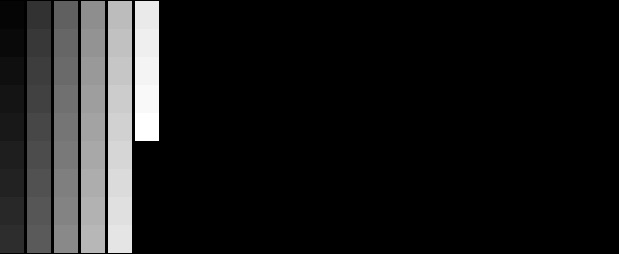
#> input picture files/CMYK_reference.jpg, 619 x 254 px, found by its file name
$ python LUT.py
#> lines starting #> are read from the running program, lines starting #| are printed output that depends on the picture
import argparse
import cv2
import numpy as np
import matplotlib.pyplot as plt

# data to be plotted

image1=cv2.imread('/home/srikar/OpenCV/CMYK_reference.jpg') #reference
#> image1 is the input picture: shape (254, 619, 3); min 0, max 255, mean 27.7
image2=cv2.imread('/home/srikar/OpenCV/CMYK_incoming.jpg') #incoming
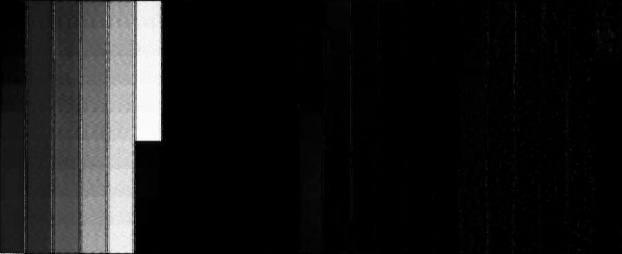
#> input picture files/CMYK_incoming.jpg, 622 x 254 px, found by its file name
#> image2 is the input picture: shape (254, 622, 3); min 0, max 255, mean 23.8


height=image1.shape[0]
#> height = 254
width =image1.shape[1]
#> width = 619
print(height," ",width)
#| 254   619
down_points = (width,height)
#> down_points = (619, 254)
image2 = cv2.resize(image2,down_points,interpolation = cv2.INTER_LINEAR)
#> image2: shape (254, 619, 3)

image2 = cv2.cvtColor(image2, cv2.COLOR_BGR2GRAY)
#> image2: shape (254, 619)
image1 = cv2.cvtColor(image1, cv2.COLOR_BGR2GRAY)
#> image1: shape (254, 619)


reference =[5, 9, 9, 9, 14, 15, 20, 20, 20, 20, 22, 24, 28, 30, 39, 41, 44, 54, 54, 66, 74, 73, 83, 86, 91, 91, 98, 98, 102, 106, 107, 106, 109, 112, 112, 117, 117, 119, 117, 119, 121, 126, 127, 127, 127, 131, 131, 139, 142, 137, 139, 137, 147, 147, 153, 153, 153, 157, 158, 158, 158, 158, 163, 163, 165, 163, 163, 164, 168, 168, 168, 168, 173, 173, 173, 173, 178, 183, 178, 188, 178, 181, 182, 183, 185, 183, 185, 188, 194, 193, 193, 193, 198, 198, 198, 204, 204, 204, 209, 209, 209, 214, 213, 214, 214, 219, 219, 219, 220, 219, 224, 224, 224, 224, 229, 229, 233, 229, 234, 234, 236, 240, 242, 247, 249, 253, 255]


incoming = [0, 1, 2, 3, 5, 6, 13, 15, 16, 17, 20, 22, 23, 24, 27, 28, 29, 30, 31, 32, 33, 34, 35, 36, 37, 38, 39, 40, 43, 44, 45, 46, 50, 51, 54, 57, 58, 59, 60, 61, 64, 66, 67, 69, 70, 76, 78, 79, 80, 82, 83, 84, 90, 91, 96, 98, 99, 102, 103, 105, 110, 111, 114, 118, 119, 120, 121, 124, 126, 129, 130, 132, 134, 138, 139, 140, 149, 150, 151, 152, 153, 154, 155, 157, 158, 159, 160, 161, 164, 165, 166, 169, 173, 176, 177, 186, 189, 190, 197, 200, 202, 208, 210, 212, 213, 217, 219, 221, 222, 223, 229, 230, 231, 233, 237, 238, 239, 240, 241, 242, 243, 246, 247, 248, 249, 250, 251]


x = incoming
y = reference

# plotting
plt.title("Line graph")
plt.xlabel("X axis")
plt.ylabel("Y axis")
plt.plot(x, y, color ="red")
plt.show()
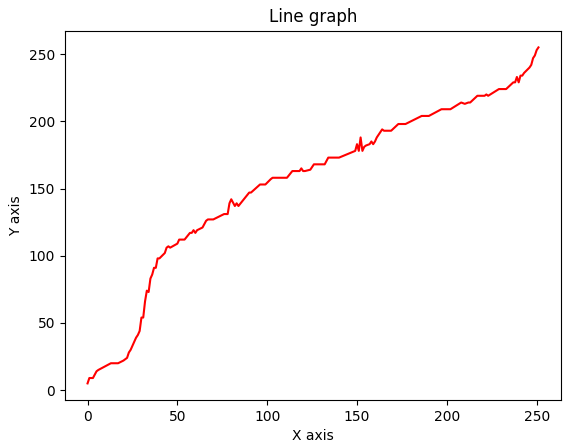
#> figure drawn by matplotlib, 1 panel; curve peaks at x = 251, y = 255

cv2.imshow("reference_before_transform",image1)
cv2.imshow("incoming",image2)
for i in range(width):
    for j in range(height):
        if image2[j,i] in incoming:
            index = incoming.index(image2[j,i])
            image2[j,i] = reference[index]
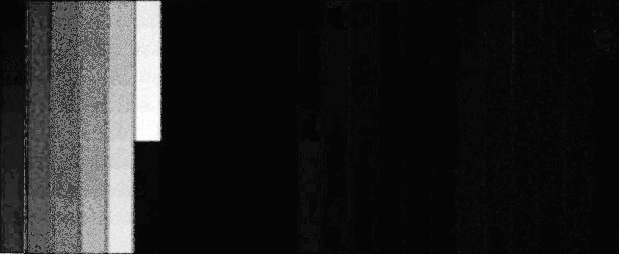
#> image2: shape (254, 619); min 4, max 255, mean 32.2

cv2.imshow("after_transform",image2)
cv2.waitKey()
